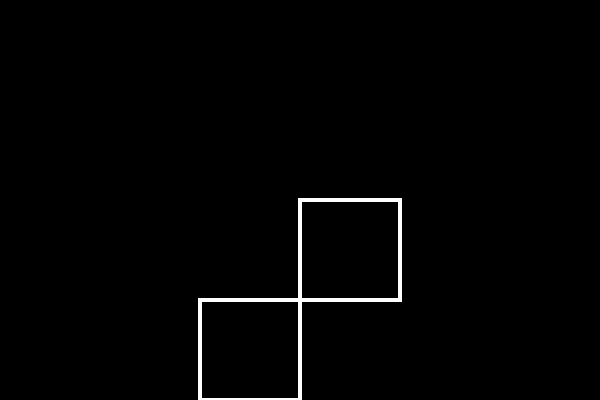
Frame 1 (no input)
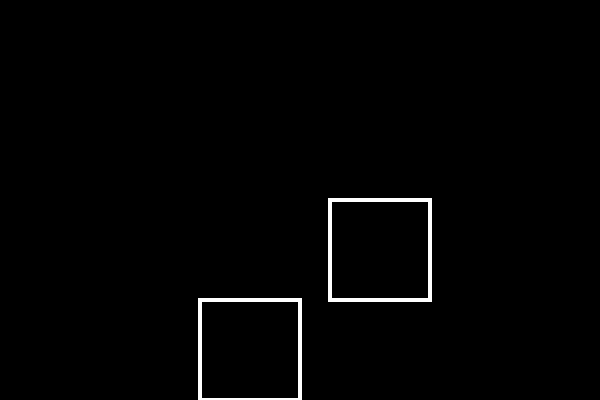
Frame 60 (no input)
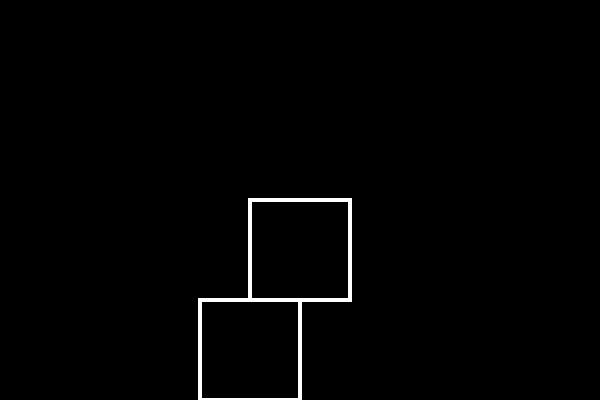
Frame 120 (the mouse pressed at the canvas centre since frame 60)

The p5.js sketch that drew these frames (run headless with seeded random() and noise() and a simulated clock; from frame 60 on, the mouse is pressed at the canvas centre):

// p5.js sketch
// ── sketch.js
// https://editor.p5js.org/jht9629-nyu/sketches/1OY9mWiG4
// 3.4_1_p5.js_Boolean_variables

// Correction to sketch link in video
// https://thecodingtrain.com/tracks/code-programming-with-p5-js/code/3-conditionals/4-boolean

// 3.4_1_p5.js_Boolean_variables
// https://github.com/Codingrainbow/Rainbow-Code/blob/master/p5.js/3.4_1_p5.js_Boolean_variables%20/sketch.js

let isGreen = false;
let r1 = { x: 300, y: 200, w: 100, h: 100, sp: 10, dr: 1 };
let r2 = { x: 200, y: 300, w: 100, h: 100 };

function setup() {
  createCanvas(600, 400);
}

function draw() {
  if (isGreen) {
    background(0, 255, 0);
  } else {
    background(0);
  }
  stroke(255);
  strokeWeight(4);
  noFill();

  if (testRect(r1)) {
    fill(255, 0, 200);
  } else {
    fill(0);
  }
  rect(r1.x, r1.y, r1.w, r1.h);
  r1.x += r1.sp * r1.dr; 
  if (r1.x > width || r1.x < 0) {
    r1.dr = r1.dr * -1;
  }
  
  if (testRect(r2)) {
    fill(255, 0, 200);
  } else {
    fill(0);
  }
  rect(r2.x, r2.y, r2.w, r2.h);
}

function mousePressed() {
  if (testRect(r1)) {
    // if (isGreen) {
    //   isGreen = false;
    // } else {
    //   isGreen = true;
    // }
    isGreen = !isGreen;
  }
}

function testRect(rp) {
  let withinX = mouseX > rp.x && mouseX < rp.x + rp.w;
  let withinY = mouseY > rp.y && mouseY < rp.y + rp.h;
  return withinX && withinY;
}
function rc() {
  return random(['red','green']) 
}

// function rectTest() {
//   return mouseX > 300 && mouseX < 300+100 && mouseY > 200 && mouseY < 200+100;
// }
